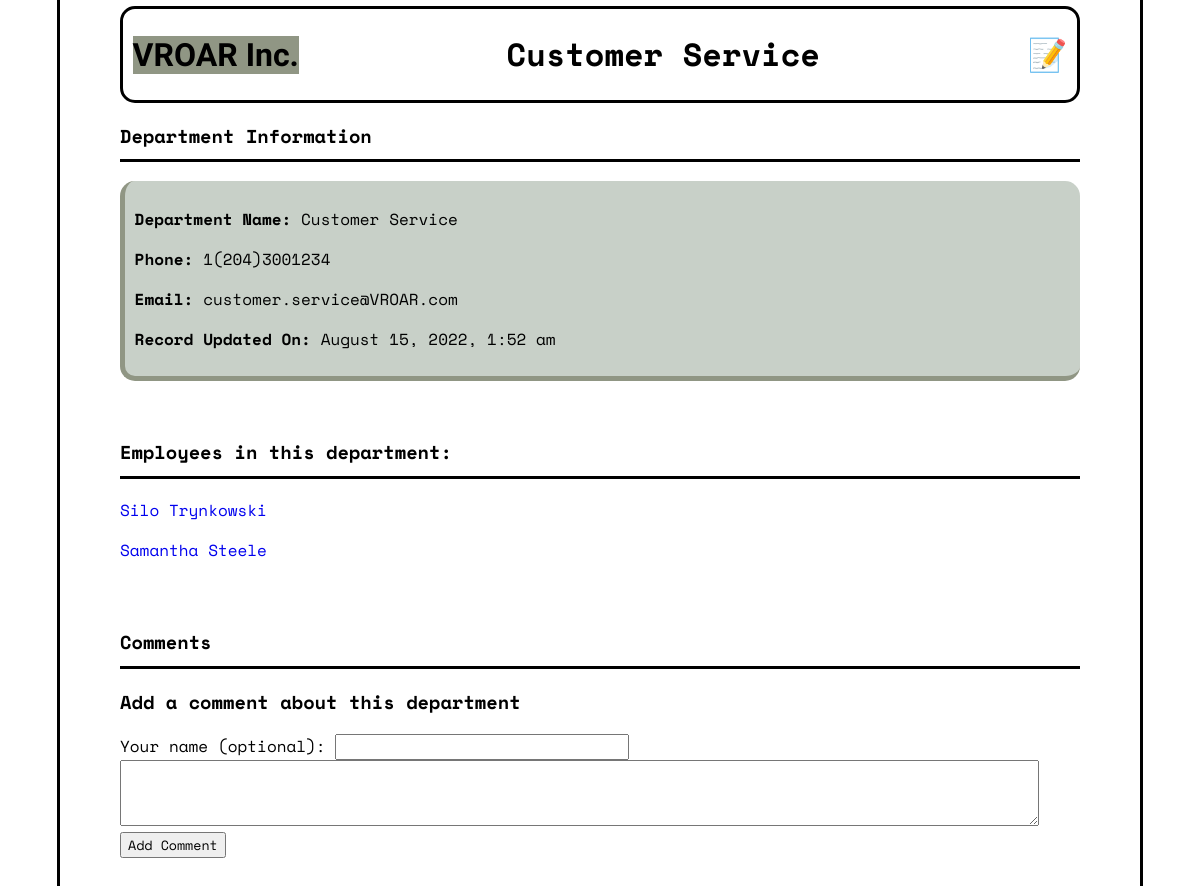
The app's page /details.php?department_id=3 with its own data.
### tables this page shows
CREATE TABLE IF NOT EXISTS `departments` (
  `department_id` int(2) NOT NULL AUTO_INCREMENT,
  `image_file` varchar(35) DEFAULT NULL,
  `department_name` varchar(35) NOT NULL,
  `tel_number` varchar(14) NOT NULL,
  `email` varchar(35) NOT NULL,
  `created` timestamp NOT NULL DEFAULT current_timestamp(),
  `updated` timestamp NOT NULL DEFAULT current_timestamp() ON UPDATE current_timestamp(),
  PRIMARY KEY (`department_id`)
);

CREATE TABLE IF NOT EXISTS `employees` (
  `emp_id` int(3) NOT NULL AUTO_INCREMENT,
  `first_name` varchar(20) NOT NULL,
  `last_name` varchar(25) NOT NULL,
  `tel_number` varchar(14) NOT NULL,
  `email` varchar(35) NOT NULL,
  `department_id` int(2) NOT NULL,
  `image_file` varchar(35) DEFAULT NULL,
  `created` timestamp NOT NULL DEFAULT current_timestamp(),
  `updated` timestamp NOT NULL DEFAULT current_timestamp() ON UPDATE current_timestamp(),
  PRIMARY KEY (`emp_id`),
  KEY `department_id` (`department_id`),
  KEY `department_id_2` (`department_id`)
);

### details.php (the view, shortened to what this page needs)
<?php
    require('connect.php');
    $emp_commments_query = "SELECT * from emp_comments ORDER BY created DESC";
    $emp_comment_statement = $db->prepare($emp_commments_query);
    $emp_comment_statement->execute();
    if(isset($_GET['emp_id'])){
        $emp_id = filter_input(INPUT_GET, 'emp_id', FILTER_SANITIZE_NUMBER_INT);
        $query = "SELECT * FROM employees WHERE emp_id = :emp_id LIMIT 1";
        $statement = $db->prepare($query);
        $statement->bindValue('emp_id', $emp_id, PDO::PARAM_INT);
        $statement->execute();
        $employee = $statement->fetch();
        $department_id = $employee['department_id'];
        $query2 = "SELECT * FROM departments WHERE department_id = :department_id LIMIT 1";
        $statement2 = $db->prepare($query2);
        $statement2->bindValue('department_id', $department_id, PDO::PARAM_INT);
        $statement2->execute();
        $department = $statement2->fetch();
    } else if(isset($_GET['department_id'])){
        $department_id = filter_input(INPUT_GET, 'department_id', FILTER_SANITIZE_NUMBER_INT);
        $query = "SELECT * FROM departments WHERE department_id = :department_id LIMIT 1";
        $query2 = "SELECT * FROM employees WHERE department_id = :department_id";
        $statement = $db->prepare($query);
        $statement2 = $db->prepare($query2);
        $statement->bindValue('department_id', $department_id, PDO::PARAM_INT);
        $statement2->bindValue('department_id', $department_id, PDO::PARAM_INT);
        $statement->execute();
        $statement2->execute();
        $department = $statement->fetch();
    }
?>
<!DOCTYPE html>
<html lang="en">
<?php if(isset($_GET['emp_id'])): ?>
    <head>
        <title><?= $employee['first_name'] ?> <?= $employee['last_name'] ?></title>
        <link href='https://fonts.googleapis.com/css2?family=Rubik+Moonrocks&display=swap&family=Shadows+Into+Light&family=Space+Mono' rel='stylesheet' type='text/css'>
        <link rel="stylesheet" type="text/css" href="details.css" />
    </head>
    <body>
        <header>
            <h1><a href="index.php">VROAR Inc.</a></h1>
            <h1 id="middle"><?= $employee['first_name'] ?> <?= $employee['last_name'] ?></h1>
            <h1><a href="login.php" title="Admin Access">📝</a></h1>
        </header>
        <h3>Employee Information</h3>
        <div>
            <p><b>Employee Name: </b><?= $employee['first_name'] ?> <?= $employee['last_name'] ?></p>
            <p><b>Department: </b><?= $department['department_name'] ?></p>
            <p><b>Phone: </b><?= $employee['tel_number'] ?></p>
            <p><b>Email: </b><?= $employee['email'] ?></p>
            <p><b>Record Updated On: </b><?= date_format(date_create($employee['updated']), "F d, Y, g:i a") ?></p>
            <?php if($employee['image_file'] != null || !empty($employee['image_file'])): ?>
                <p><img src="uploads/<?= $employee['image_file'] ?>" alt="<?= $employee['image_file'] ?>" title="<?= $employee['image_file'] ?>" height="300"></p>
            <?php endif ?>
        </div>
        <h3>Comments</h3>
        <form method="POST" action="details.php?emp_id=<?= $_GET['emp_id'] ?>">
            <h3>Add a comment about this employee</h3>
            <label for="user">Your name (optional):</label>
            <input type="text" id="user" name="user" size=35>
            <textarea rows=3 cols=110 id="comment" name="comment" value="<?php echo isset($_POST['comment']) ? $_POST['comment'] : ''; ?>"></textarea>
            <input type="submit" class="submit" name="add_comment" value="Add Comment">
        </form>
        <?php while($comments = $emp_comment_statement->fetch()): ?>
            <?php if($comments['emp_id'] == $_GET['emp_id']): ?>
                <div class="comments">
                    <p><b><?= $comments['user'] ?></b></p>
                    <p>Posted on: <?= $comments['created'] ?></p>
                    <p><?= $comments['comment'] ?></p>
                </div>
            <?php endif ?>
        <?php endwhile ?>
    </body>
<?php elseif(isset($_GET['department_id'])): ?>
    <head>
        <link rel="stylesheet" type="text/css" href="details.css" />
    </head>
    <body>
        <header>
            <h1><a href="index.php">VROAR Inc.</a></h1>
            <h1 id="middle"><?= $department['department_name'] ?></h1>
            <h1><a href="login.php" title="Admin Access">📝</a></h1>
        </header>
        <h3>Department Information</h3>
        <div>
            <p><b>Department Name: </b><?= $department['department_name'] ?></p>
            <p><b>Phone: </b><?= $department['tel_number'] ?></p>
            <p><b>Email: </b><?= $department['email'] ?></p>
            <p><b>Record Updated On: </b><?= date_format(date_create($department['updated']), "F d, Y, g:i a") ?></p>
        </div>
        <h3 id="emp_title">Employees in this department:</h3>
        <div id="employees">
            <?php while($employee_info = $statement2->fetch()): ?>
                <p><a href="details.php?emp_id=<?= $employee_info['emp_id'] ?>"><?= $employee_info['first_name'] ?> <?= $employee_info['last_name'] ?></a></p>
            <?php endwhile ?>
        </div>
        <h3>Comments</h3>
        <form method="POST" action="details.php?department_id=<?= $_GET['department_id'] ?>">
            <h3>Add a comment about this department</h3>
            <label for="user">Your name (optional):</label>
            <input type="text" id="user" name="user" size=35>
            <textarea rows=3 cols=110 id="comment" name="comment" value="<?php echo isset($_POST['comment']) ? $_POST['comment'] : ''; ?>"></textarea>
            <input type="submit" class="submit" name="add_comment" value="Add Comment">
        </form>
    </body>
<?php endif ?>
</html>

### details.css (style rules this page uses)
* { font-family: "Space Mono"; list-style: none; text-decoration: none; }
body { max-width: 80%; margin: 0% auto 3% auto; padding: 0.5% 5% 3% 5%; border-left: 3px solid #000; border-right: 3px solid #000; border-bottom: 3px solid #000; }
body header { display: flex; border: 3px solid #000; border-radius: 15px; padding: 0% 1% 0% 1%; align-items: center; }
body header h1:first-of-type { padding-right: 0%; }
body header #middle { margin: auto; }
body header a { color: #000; }
body header h1:first-of-type a { font-family: "Rubik Moonrocks"; background-color: #909684; color: #000; }
body > h3 { border-bottom: 3px solid #000; padding-bottom: 1%; }
body > h3:last-of-type { padding-top: 5%; }
body div:not(#employees) { background-color: #c8d0c8; border-radius: 15px; }
#emp_title { padding-top: 4%; }
body div:first-of-type { padding: 1%; border-bottom: 5px solid #909684; border-left: 5px solid #909684; }

### records on screen
departments: department_name "Customer Service", tel_number "1(204)3001234", email "customer.service@VROAR.com", updated "August 15, 2022, 1:52 am"
employees: first_name "Silo", last_name "Trynkowski"
employees: first_name "Samantha", last_name "Steele"
